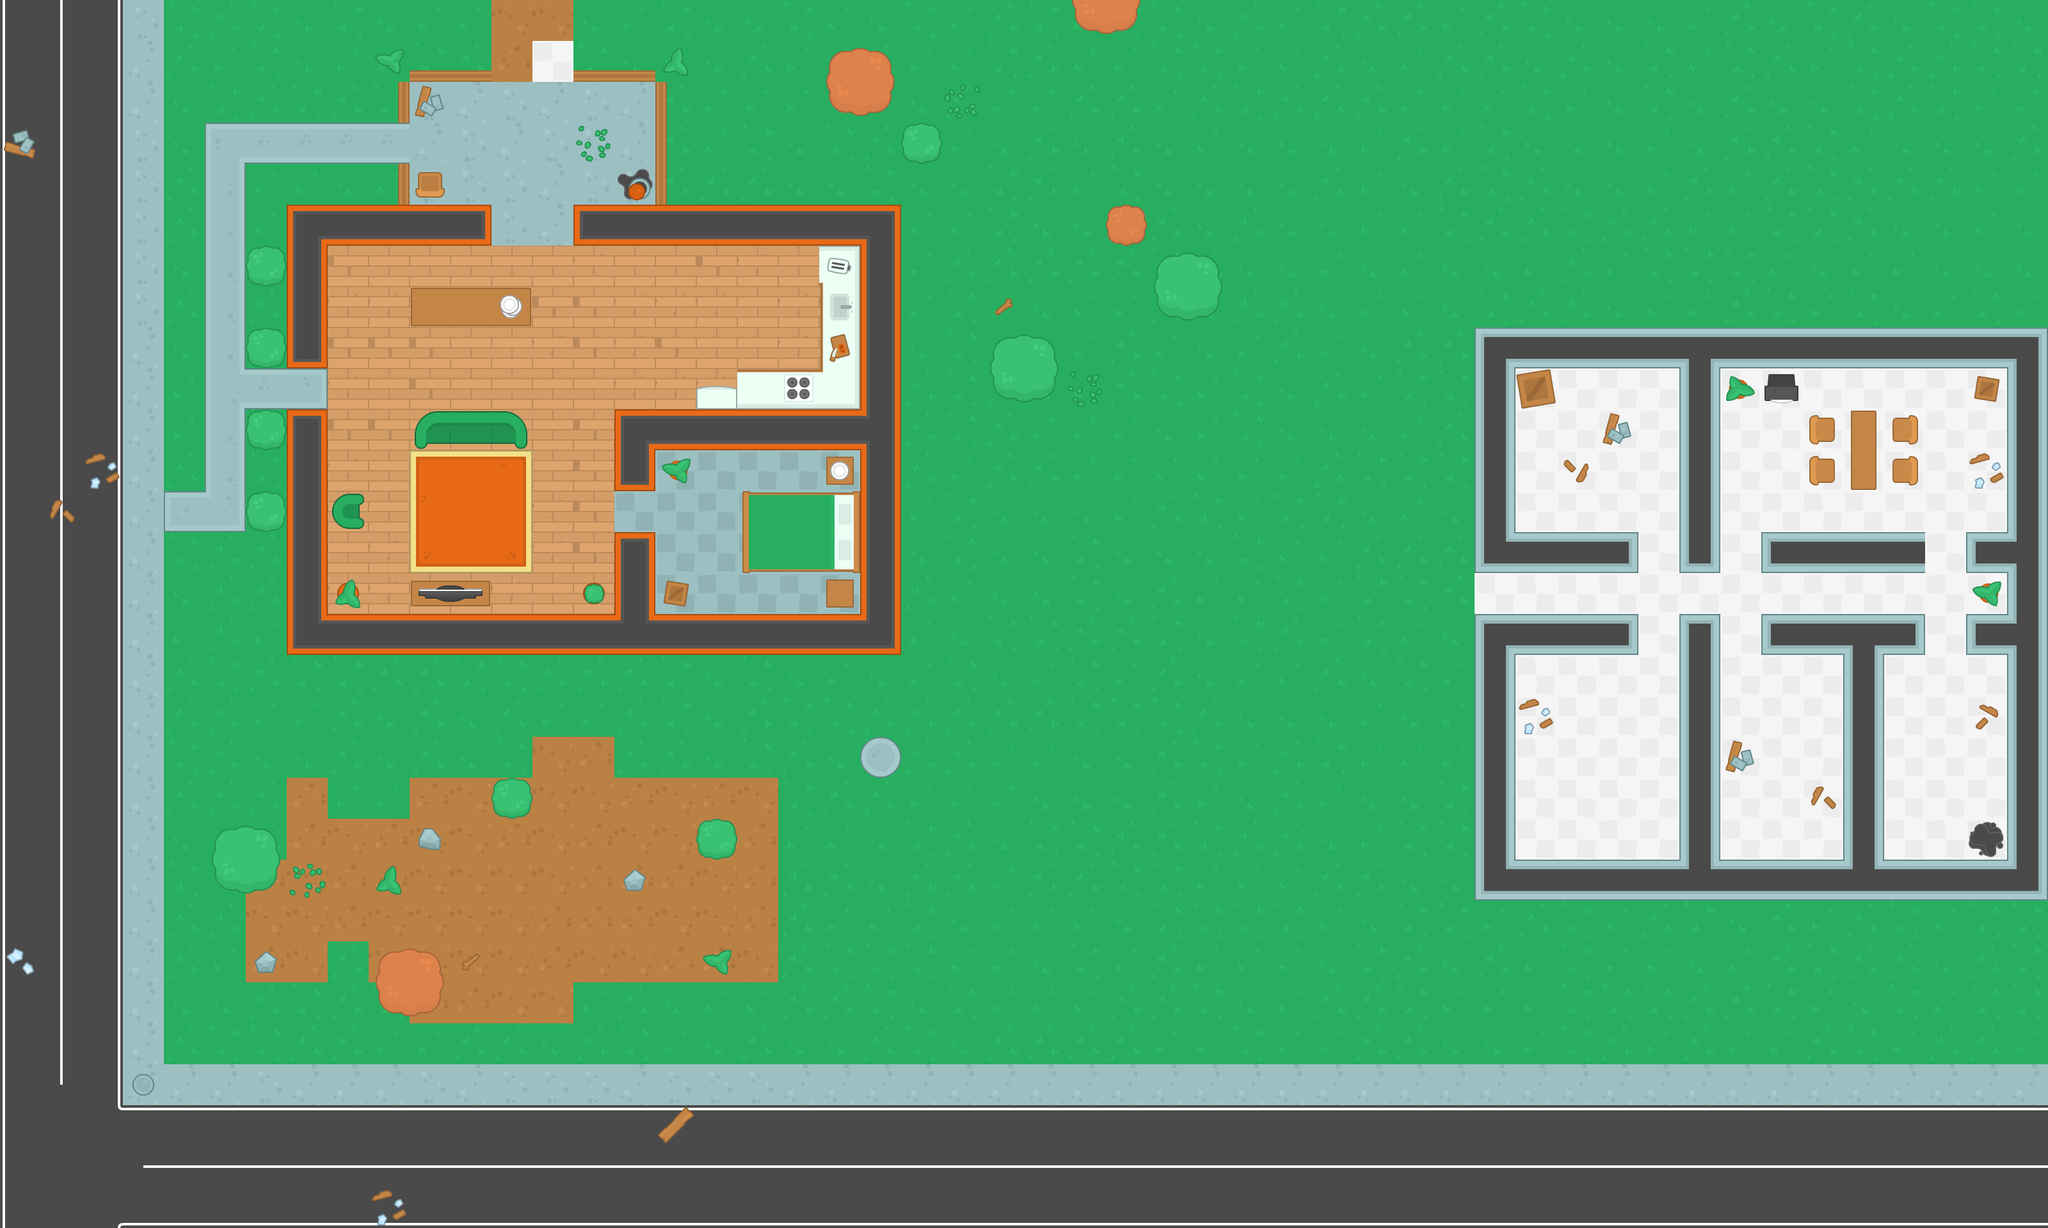

Tiled map render using the project's own tile images. Description and the map definition, with tile-layer contents summarised, below:
An orthogonal 50x30 tile map with 64x64 px tiles, 4 tile layers (ground, walls, items, decorations) and 95 objects (58x wall, 28x zombie, 2x quest, 2x healthpack, player, ...).

<map version="1.0" tiledversion="1.0.3" orientation="orthogonal" renderorder="right-down" width="50" height="30" tilewidth="64" tileheight="64" nextobjectid="186">
 <tileset firstgid="1" name="spritesheet_tiles" tilewidth="64" tileheight="64" spacing="10" tilecount="540" columns="27">
  <image source="../img/spritesheet_tiles.png" width="1988" height="1470" />
 </tileset>
 <layer name="ground" width="50" height="30">
  <data>[1500 cells, 1500 non-empty, 40 distinct tile ids]</data>
 </layer>
 <layer name="walls" width="50" height="30">
  <data>[1500 cells, 147 non-empty, 22 distinct tile ids]</data>
 </layer>
 <layer name="items" width="50" height="30">
  <data>[1500 cells, 76 non-empty, 41 distinct tile ids]</data>
 </layer>
 <layer name="decorations" width="50" height="30">
  <data>[1500 cells, 33 non-empty, 19 distinct tile ids]</data>
 </layer>
 <objectgroup name="Obstacles">
  <object id="1" name="player" x="336" y="208" width="32" height="32" />
  <object id="2" name="wall" x="448" y="320" width="320" height="64" />
  <object id="3" name="wall" x="448" y="960" width="960" height="64" />
  <object id="4" name="wall" x="960" y="640" width="384" height="64" />
  <object id="5" name="wall" x="1344" y="384" width="64" height="576" />
  <object id="6" name="wall" x="448" y="384" width="64" height="192" />
  <object id="7" name="wall" x="448" y="640" width="64" height="320" />
  <object id="8" name="wall" x="960" y="832" width="64" height="128" />
  <object id="9" name="wall" x="960" y="704" width="64" height="64" />
  <object id="15" name="wall" x="896" y="320" width="512" height="64" />
  <object id="21" name="wall" x="640" y="448" width="192" height="64" />
  <object id="22" name="wall" x="1168" y="768" width="176" height="128" />
  <object id="23" name="wall" x="1152" y="576" width="128" height="32" />
  <object id="24" name="wall" x="656" y="640" width="160" height="48" />
  <object id="25" name="wall" x="512" y="784" width="48" height="32" />
  <object id="26" name="wall" x="640" y="912" width="128" height="48" />
  <object id="28" name="wall" x="910" y="909" width="35" height="35" />
  <object id="29" name="wall" x="1088" y="608" width="64" height="32" />
  <object id="30" name="wall" x="1040" y="720" width="32" height="32" />
  <object id="31" name="wall" x="528" y="912" width="32" height="32" />
  <object id="34" name="wall" x="656" y="272" width="32" height="48" />
  <object id="35" name="wall" x="1024" y="912" width="48" height="48" />
  <object id="36" name="wall" x="1296" y="896" width="48" height="48" />
  <object id="37" name="wall" x="1296" y="704" width="48" height="48" />
  <object id="38" name="wall" x="1280" y="384" width="16" height="256" />
  <object id="40" name="quest_zombie" type="quest" x="784" y="208" width="32" height="32">
   <properties>
    <property name="conflict" value="1" />
   </properties>
  </object>
  <object id="42" name="zombie" type="quest" x="1072" y="816" width="32" height="32" />
  <object id="46" name="wall" x="784" y="1232" width="32" height="32" />
  <object id="47" name="wall" x="1104" y="1296" width="32" height="32" />
  <object id="48" name="wall" x="608" y="1504" width="64" height="64" />
  <object id="49" name="wall" x="352" y="1312" width="64" height="64" />
  <object id="50" name="wall" x="1312" y="96" width="64" height="64" />
  <object id="52" name="wall" x="1824" y="416" width="64" height="64" />
  <object id="53" name="wall" x="1744" y="336" width="32" height="32" />
  <object id="54" name="wall" x="1424" y="208" width="32" height="32" />
  <object id="55" name="wall" x="1680" y="-16" width="96" height="64" />
  <object id="56" name="wall" x="1568" y="544" width="64" height="64" />
  <object id="57" name="wall" x="400" y="784" width="32" height="32" />
  <object id="58" name="wall" x="400" y="656" width="32" height="32" />
  <object id="59" name="wall" x="400" y="528" width="32" height="32" />
  <object id="60" name="wall" x="400" y="400" width="32" height="32" />
  <object id="63" name="zombie" x="1184" y="464" width="32" height="32" />
  <object id="87" name="zombie" x="1616" y="720" width="32" height="32" />
  <object id="88" name="zombie" x="1712" y="704" width="32" height="32" />
  <object id="89" name="zombie" x="1744" y="608" width="32" height="32" />
  <object id="90" name="zombie" x="1728" y="832" width="32" height="32" />
  <object id="91" name="zombie" x="1584" y="848" width="32" height="32" />
  <object id="92" name="zombie" x="1504" y="736" width="32" height="32" />
  <object id="93" name="zombie" x="1856" y="752" width="32" height="32" />
  <object id="94" name="zombie" x="1872" y="576" width="32" height="32" />
  <object id="99" name="healthpack" x="848" y="912" width="32" height="32" />
  <object id="100" name="shotgun" x="976" y="528" width="32" height="32" />
  <object id="132" name="healthpack" x="3024" y="592" width="32" height="32" />
  <object id="133" name="zombie" x="2800" y="1168" width="32" height="32" />
  <object id="134" name="zombie" x="2704" y="1104" width="32" height="32" />
  <object id="135" name="zombie" x="2832" y="1104" width="32" height="32" />
  <object id="136" name="zombie" x="2960" y="1120" width="32" height="32" />
  <object id="137" name="zombie" x="3024" y="1040" width="32" height="32" />
  <object id="138" name="zombie" x="3040" y="1120" width="32" height="32" />
  <object id="139" name="zombie" x="2544" y="1200" width="32" height="32" />
  <object id="140" name="zombie" x="2480" y="1120" width="32" height="32" />
  <object id="141" name="zombie" x="2464" y="1264" width="32" height="32" />
  <object id="142" name="zombie" x="2416" y="1136" width="32" height="32" />
  <object id="143" name="zombie" x="3088" y="1248" width="32" height="32" />
  <object id="144" name="zombie" x="3040" y="736" width="32" height="32" />
  <object id="145" name="zombie" x="2752" y="688" width="32" height="32" />
  <object id="146" name="zombie" x="2464" y="736" width="32" height="32" />
  <object id="147" name="wall" x="2304" y="512" width="896" height="64" />
  <object id="149" name="wall" x="2304" y="1344" width="896" height="64" />
  <object id="150" name="wall" x="2368" y="960" width="192" height="64" />
  <object id="151" name="wall" x="2368" y="832" width="192" height="64" />
  <object id="152" name="wall" x="2752" y="960" width="256" height="64" />
  <object id="153" name="wall" x="2752" y="832" width="256" height="64" />
  <object id="154" name="wall" x="3072" y="832" width="64" height="192" />
  <object id="156" name="wall" x="2304" y="576" width="64" height="320" />
  <object id="157" name="wall" x="2304" y="960" width="64" height="384" />
  <object id="158" name="wall" x="2624" y="960" width="64" height="384" />
  <object id="159" name="wall" x="2880" y="1024" width="64" height="320" />
  <object id="160" name="wall" x="2624" y="576" width="64" height="320" />
  <object id="161" name="wall" x="3136" y="576" width="64" height="768" />
  <object id="162" name="wall" x="2896" y="640" width="32" height="128" />
  <object id="163" name="wall" x="2976" y="656" width="16" height="32" />
  <object id="164" name="wall" x="2976" y="720" width="16" height="32" />
  <object id="165" name="wall" x="2832" y="720" width="16" height="32" />
  <object id="166" name="wall" x="2832" y="656" width="16" height="32" />
  <object id="167" name="wall" x="2768" y="592" width="32" height="32" />
  <object id="177" name="wall" x="2384" y="592" width="32" height="32" />
  <object id="178" name="zombie" x="672" y="1376" width="32" height="32" />
  <object id="179" name="zombie" x="832" y="1392" width="32" height="32" />
  <object id="180" name="zombie" x="944" y="1344" width="32" height="32" />
  <object id="181" name="zombie" x="928" y="1472" width="32" height="32" />
  <object id="182" name="zombie" x="576" y="1424" width="32" height="32" />
  </objectgroup>
</map>
<!-- 3 of 95 objects omitted -->
